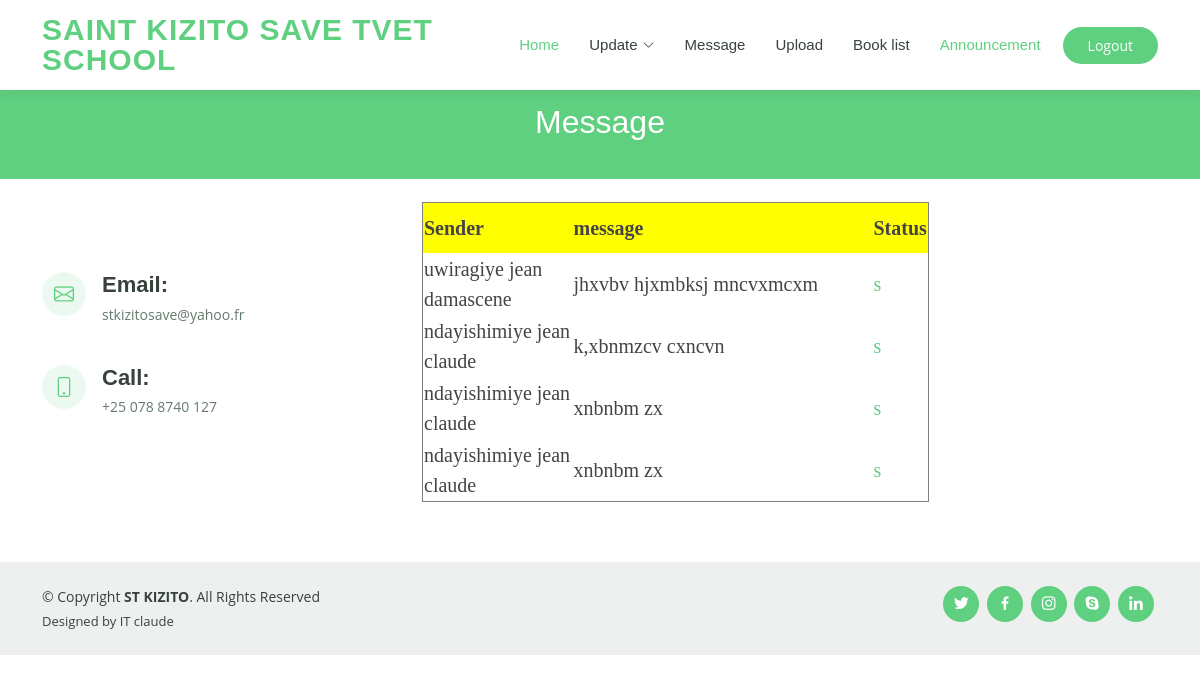
/admin/message.php (signed in), run on the app's committed database.
### tables this page shows
CREATE TABLE `message` (
  `id` int(11) NOT NULL,
  `name` varchar(60) NOT NULL,
  `email` varchar(40) NOT NULL,
  `suject` varchar(150) NOT NULL,
  `message` text NOT NULL
);

### admin/message.php (the view, shortened to what this page needs)
<?php
if (!isset($_SESSION['username']))
     {
        header('location:../login.php');
     }
else { ?>
<!DOCTYPE html>
<html lang="en">
<head>
  <?php include("head.php"); ?>
</head>
<body>
  <header id="header" class="fixed-top">
    <?php include("menu.php"); ?>
  </header>
  <main id="main">
    <div class="breadcrumbs" data-aos="fade-in">
      <div class="container">
        <h2>Message</h2>
      </div>
    </div>
    <section id="contact" class="contact">
      <div class="container" data-aos="fade-up">
        <div class="row mt-5">
          <div class="col-lg-4">
            <div class="info">
              <div class="email">
                <i class="bi bi-envelope"></i>
                <h4>Email:</h4>
                <p>stkizitosave@yahoo.fr</p>
              </div>
              <div class="phone">
                <i class="bi bi-phone"></i>
                <h4>Call:</h4>
                <p>+25 078 8740 127</p>
              </div>
            </div>
          </div>
          <div class="col-lg-8 mt-5 mt-lg-0">
         <table style="margin-top: 0px; font-family: Lucida Calligraphy;font-size: 20px; background:#3399CC;border-radius:5px; margin-top: -30px;" border="1">
 <tr>
<th bgcolor="#ffff" width="150px" height="50px" STYLE="font-family:Script MT;">Sender</th>
  <th bgcolor="#ffff" width="300px" STYLE="font-family:Script MT;">message</th>
<th bgcolor="#ffff"  STYLE="font-family:Script MT;">Status</th>
</tr>
<?Php
try{
  include("../code/connection.php");
  $a=$con->prepare("SELECT * FROM `message` order by id desc limit 10");
  $a->execute();
  while($row=$a->fetch(PDO::FETCH_ASSOC)){
  ?>
  <tr>
<td bgcolor="#FFFFFF" width="100px"STYLE="font-family:Script MT;"><?php echo $row['name'];?></td>
<td bgcolor="#FFFFFF" STYLE="font-family:Script MT;"><?php echo $row['message'];?></td>
<td bgcolor="#FFFFFF" STYLE="font-family:Script MT;"><a href="view_message.php?id=<?php echo $row['id']; ?>" >s</td>
 </tr>
     <?php
     }
     }catch(PDOException $e){}
   ?>
</table>
          </div>
        </div>
      </div>
    </section>
  </main>
 <footer id="footer">
    <div class="container d-md-flex py-4">
      <div class="me-md-auto text-center text-md-start">
        <div class="copyright">
          &copy; Copyright <strong><span>ST KIZITO</span></strong>. All Rights Reserved
        </div>
        <div class="credits">
          Designed by IT claude</a>
        </div>
      </div>
      <div class="social-links text-center text-md-right pt-3 pt-md-0">
        <a href="#" class="twitter"><i class="bx bxl-twitter"></i></a>
        <a href="#" class="facebook"><i class="bx bxl-facebook"></i></a>
        <a href="#" class="instagram"><i class="bx bxl-instagram"></i></a>
        <a href="#" class="google-plus"><i class="bx bxl-skype"></i></a>
        <a href="#" class="linkedin"><i class="bx bxl-linkedin"></i></a>
      </div>
    </div>
  </footer>
</body>
</html>
<?php }
?>

### assets/css/style.css (style rules this page uses)
body { font-family: "Open Sans", sans-serif; color: #444444; }
a { color: #5fcf80; text-decoration: none; }
h1, h2, h3, h4, h5, h6 { font-family: "Raleway", sans-serif; }
#header { background: #fff; transition: all 0.5s; z-index: 997; padding: 15px 0; box-shadow: 0px 0 18px rgba(55, 66, 59, 0.08); }
section { padding: 60px 0; overflow: hidden; }
.breadcrumbs { margin-top: 73px; text-align: center; background: #5fcf80; padding: 30px 0; color: #fff; }
.breadcrumbs h2 { font-size: 32px; font-weight: 500; }
.contact { padding-top: 5px; }
.contact .info { width: 100%; background: #fff; }
.contact .info i { font-size: 20px; color: #5fcf80; float: left; width: 44px; height: 44px; background: #ecf9f0; display: flex; justify-content: center; align-items: center; border-radius: 50px; transition: all 0.3s ease-in-out; }
.contact .info h4 { padding: 0 0 0 60px; font-size: 22px; font-weight: 600; margin-bottom: 5px; color: #37423b; }
.contact .info p { padding: 0 0 0 60px; margin-bottom: 0; font-size: 14px; color: #657a6d; }
.contact .info .email, .contact .info .phone { margin-top: 40px; }
#footer { color: #37423b; font-size: 14px; background: #eef0ef; }
#footer .credits { padding-top: 5px; font-size: 13px; }
#footer .social-links a { font-size: 18px; display: inline-block; background: #5fcf80; color: #fff; line-height: 1; padding: 8px 0; margin-right: 4px; border-radius: 50%; text-align: center; width: 36px; height: 36px; transition: 0.3s; }

### data on the page
message: name "uwiragiye jean damascene", message "jhxvbv hjxmbksj mncvxmcxm"
message: name "ndayishimiye jean claude", message "k,xbnmzcv cxncvn"
message: name "ndayishimiye jean claude", message "xnbnbm zx"
message: name "ndayishimiye jean claude", message "xnbnbm zx"
